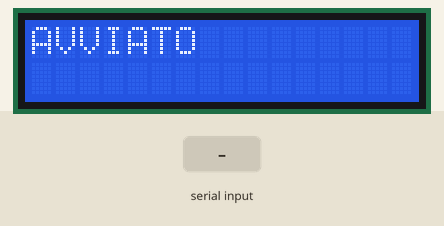
Recording of a sketch running on a simulated Arduino Uno, built with avr-gcc and run on an emulated ATmega328P. Shown: 16×2 character LCD. The test bench sets the inputs (shaded band). What the sketch prints to the serial monitor is not drawn.

Above: at 2.2 s.
2.3 s: "1" received over Serial
At 4.5 s:
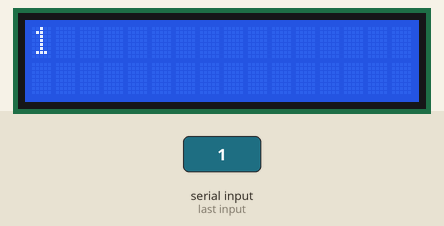
4.8 s: "0" received over Serial
At 6.5 s:
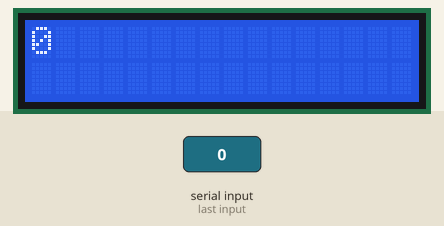
7.3 s: "2" received over Serial
At 9.6 s:
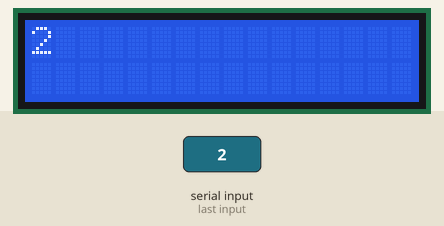
Timing chart, 0 to 11.1 s (numbered marks = the images above; inputs shaded):
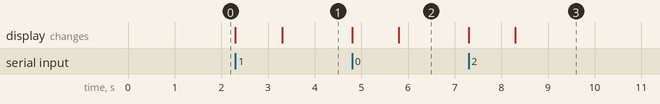

The sketch:

BTDisplay.ino
```cpp
#include <LiquidCrystal.h>

LiquidCrystal lcd(11, 10, 5, 4, 3, 2);

/*
   Usa il Bluetooth per leggere stringhe via seriale e stamparle sul display
*/

void setup() {
  Serial.begin(9600);
  Serial.println("Starting ...");
  lcd.begin(16, 2);
  lcd.print("AVVIATO");
  delay(1000);
}


void loop() {
  if (Serial.available()) {
    lcd.clear();
    String s = Serial.readString();
    lcdPrint(s);
    Serial.print(s);
    //delay(5000);
    //printStringChar(s);
  }
}

void lcdPrint(String s) {
  if (s.length() > 16) { //Va a capo se la stringa è più lunga della riga del display, saltando lo spazio a inizio seconda riga, se c'è
    String s1 = s.substring(0, 16);
    lcd.print(s1);
    Serial.println(s[16]);
    lcd.setCursor(0, 1);
    if (s[16] != ' ') {
      String s2 = s.substring(16);
      lcd.print(s2);
    } else {
      Serial.println("Salto Spazio");
      String s2 = s.substring(17);
      lcd.print(s2);
    }
  } else {
    lcd.print(s);
  }
}

/*
   funzione sperimentale che doveva servire a stampare con autoscroll,
   non funziona bene

  void printStringChar(String s) {
  lcd.clear();
  lcd.setCursor(0,0);
  for (int i = 0; i < s.length(); i++) {
    lcd.autoscroll();
    Serial.print(s[i]);
    lcd.print(s[i]);
    delay(500);
  }
  //lcd.noAutoscroll();
  }
*/
```

Measured:
- after the input at 2.3 s, the display: first changes at once (image 1 shows a later state)
- after the input at 4.8 s, the display: first changes at once (image 2 shows a later state)
- after the input at 7.3 s, the display: first changes at once (image 3 shows a later state)
